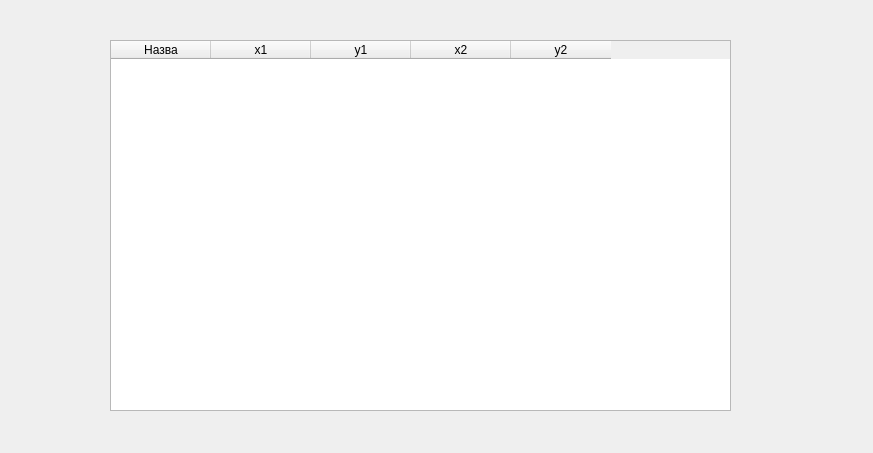
<?xml version="1.0" encoding="UTF-8"?>
<ui version="4.0">
 <class>Dialog</class>
 <widget class="QDialog" name="Dialog">
  <property name="geometry">
   <rect>
    <x>0</x>
    <y>0</y>
    <width>873</width>
    <height>453</height>
   </rect>
  </property>
  <property name="windowTitle">
   <string>ListOfFigures</string>
  </property>
  <widget class="QTableWidget" name="tableWidget">
   <property name="geometry">
    <rect>
     <x>110</x>
     <y>40</y>
     <width>621</width>
     <height>371</height>
    </rect>
   </property>
   <column>
    <property name="text">
     <string>Назва</string>
    </property>
   </column>
   <column>
    <property name="text">
     <string>x1</string>
    </property>
   </column>
   <column>
    <property name="text">
     <string>y1</string>
    </property>
   </column>
   <column>
    <property name="text">
     <string>x2</string>
    </property>
   </column>
   <column>
    <property name="text">
     <string>y2</string>
    </property>
   </column>
  </widget>
 </widget>
 <resources/>
 <connections/>
</ui>
